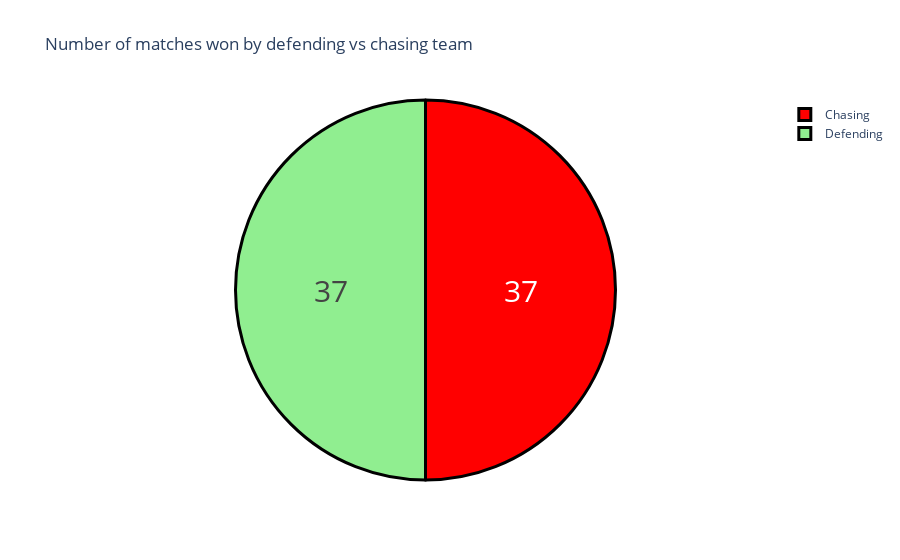

Source (notebook cell):
### Code cell
color = ['red','lightgreen']
fig = go.Figure(data =[go.Pie(labels = label, values = count)])
fig.update_layout(title_text = "Number of matches won by defending vs chasing team")
fig.update_traces(hoverinfo = 'label+percent', textinfo = "value", textfont_size = 30, marker = dict(colors = color, line = dict(color = 'black',width = 3)))
fig.show()

### Figure 1 — Plotly figure (JSON) as saved in the notebook; plotly's stock layout.template omitted (floating-point values rounded to 4 significant figures)
{"data": [{"hoverinfo": "label+percent", "labels": ["Chasing", "Defending"], "marker": {"colors": ["red", "lightgreen"], "line": {"color": "black", "width": 3}}, "textfont": {"size": 30}, "textinfo": "value", "type": "pie", "values": [37, 37]}], "layout": {"title": {"text": "Number of matches won by defending vs chasing team"}}}
